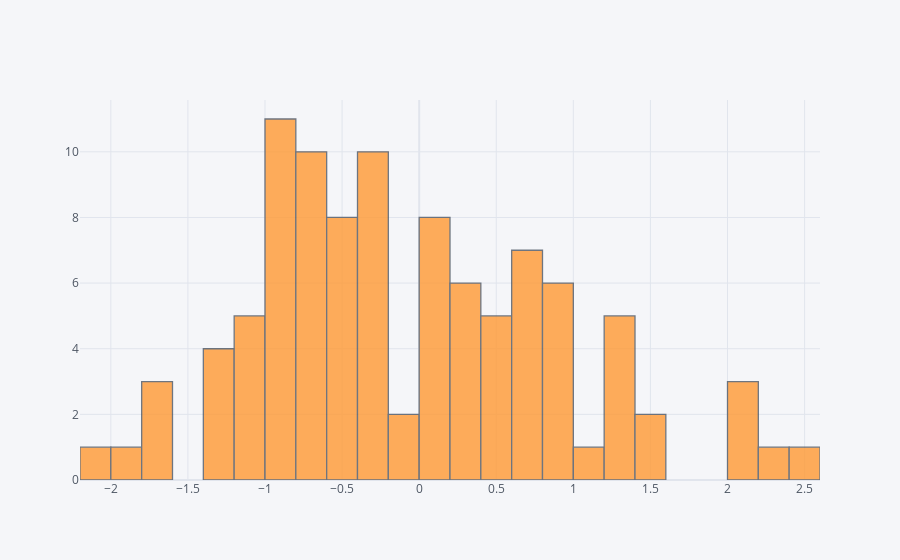

Notebook cell for this chart:
### Markdown cell above
## histogram

### Code cell
df["A"].iplot(kind="hist", bins=25)

### Figure 1 — Plotly figure (JSON) as saved in the notebook; plotly's stock layout.template omitted (floating-point values rounded to 4 significant figures)
{"data": [{"histfunc": "count", "histnorm": "", "marker": {"color": "rgba(255, 153, 51, 1.0)", "line": {"color": "#4D5663", "width": 1.3}}, "name": "A", "nbinsx": 25, "opacity": 0.8, "orientation": "v", "type": "histogram", "x": [-1.855, -0.3341, 0.6857, 0.1291, -0.1301, 0.316, -0.6814, -1.186, 0.1625, -0.235, -0.6958, 1.266, 0.7895, 2.01, 0.4582, -0.5926, -0.4153, -0.4731, 0.6844, 0.5392, -1.1, 1.261, -1.703, 0.8281, -0.4784, 1.354, 0.01852, -1.341, -0.8896, -0.02061, -1.724, 0.2846, 0.2166, 1.218, 0.8483, -0.4078, -0.805, -0.9176, -0.9357, -0.97, 0.6506, 2.548, -0.7096, -0.9174, 1.139, -1.369, -0.9843, 0.5946, -0.2389, -0.4692, -1.143, -0.3612, -0.3993, 2.277, -0.838, -0.6124, 0.6962, -1.228, -0.6166, 1.453, 0.8325, 0.08735, -0.2778, -0.3866, 0.5077, 0.02346, 0.7012, -2.064, 0.5982, -0.2402, -0.2055, -0.2822, -1.785, -0.5601, 0.8085, 0.3797, -0.6196, 0.3758, 1.42, 2.066, 0.9587, 2.062, 0.1805, -0.6541, -0.8644, -1.261, -1.128, -0.8471, -0.8077, 0.002227, 1.266, 0.9466, 0.09312, -0.6926, 0.2355, -0.7126, -0.4803, -1.032, -0.6525, 0.666]}], "layout": {"barmode": "overlay", "legend": {"bgcolor": "#F5F6F9", "font": {"color": "#4D5663"}}, "paper_bgcolor": "#F5F6F9", "plot_bgcolor": "#F5F6F9", "title": {"font": {"color": "#4D5663"}}, "xaxis": {"gridcolor": "#E1E5ED", "showgrid": true, "tickfont": {"color": "#4D5663"}, "title": {"font": {"color": "#4D5663"}, "text": ""}, "zerolinecolor": "#E1E5ED"}, "yaxis": {"gridcolor": "#E1E5ED", "showgrid": true, "tickfont": {"color": "#4D5663"}, "title": {"font": {"color": "#4D5663"}, "text": ""}, "zerolinecolor": "#E1E5ED"}}}
